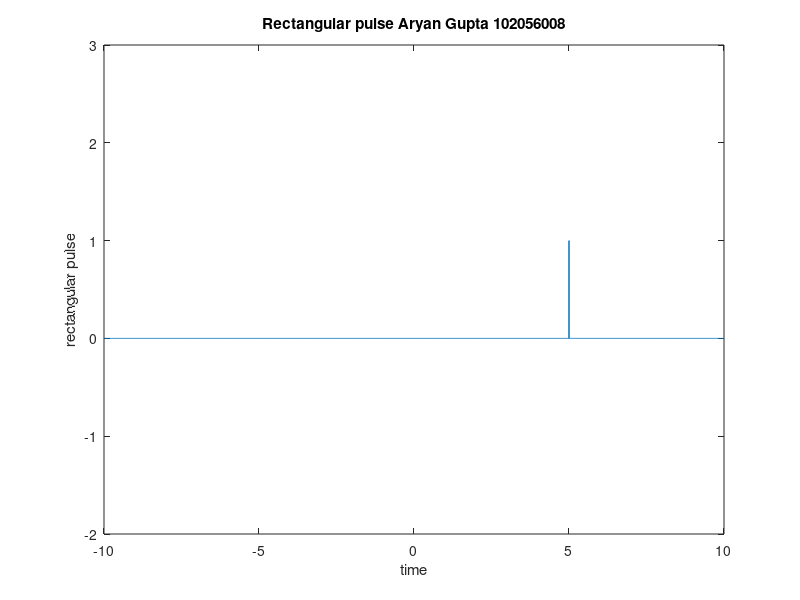

MATLAB code for this plot:
clc;
clear;
close all;
a = input('Enter start point :');
b = input('Enter end point :');
t1 = [-10: 0.01: a];
t2 = [a: 0.01: b];
t3 = [b: 0.01 : 10];
t = [t1, t2, t3];
u1 = zeros(size(t1));
u2 = ones(size(t2));
u3 = zeros(size(t3));
u = [u1, u2, u3];
plot(t,u);
ylim([-2, 3]);
xlabel('time');
ylabel('rectangular pulse');
title('Rectangular pulse Aryan Gupta 102056008')